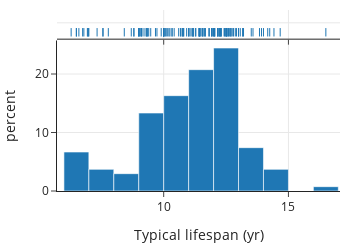

Notebook code cell kept with this figure:
### Markdown cell above
Visual displays of a feature can help us see patterns in observations; they are often much better than direct examination of the numbers or strings themselves. 
The simple rug plot locates each observation as a "yarn" in a
"rug" along an axis. The rug plot can be useful when we have a handful of observations,
but it soon gets difficult to distinguish high-density (most populated) regions
with, say, even 100 values. The following figure shows a rug plot with about 150 longevity values for dog breeds along the top of a histogram:

### Code cell
px.histogram(dogs, x="longevity", marginal="rug", nbins=20,
             histnorm='percent', width=350, height=250,
             labels={'longevity':'Typical lifespan (yr)'},
            )

### Figure 1 — Plotly figure (JSON) as saved in the notebook; plotly's stock layout.template omitted (floating-point values rounded to 4 significant figures; data arrays with more than 128 entries replaced by an {"elided": "..."} marker saying what was removed)
{"data": [{"alignmentgroup": "True", "bingroup": "x", "histnorm": "percent", "hovertemplate": "Typical lifespan (yr)=%{x}<br>percent=%{y}<extra></extra>", "legendgroup": "", "marker": {"color": "#1F77B4", "pattern": {"shape": ""}}, "name": "", "nbinsx": 20, "offsetgroup": "", "orientation": "v", "showlegend": false, "type": "histogram", "x": {"elided": "172 float values"}, "xaxis": "x", "yaxis": "y"}, {"alignmentgroup": "True", "boxpoints": "all", "fillcolor": "rgba(255,255,255,0)", "hoveron": "points", "hovertemplate": "Typical lifespan (yr)=%{x}<extra></extra>", "jitter": 0, "legendgroup": "", "line": {"color": "rgba(255,255,255,0)"}, "marker": {"color": "#1F77B4", "symbol": "line-ns-open"}, "name": "", "offsetgroup": "", "showlegend": false, "type": "box", "x": {"elided": "172 float values"}, "xaxis": "x2", "yaxis": "y2"}], "layout": {"barmode": "relative", "height": 250, "legend": {"tracegroupgap": 0}, "width": 350, "xaxis": {"anchor": "y", "autorange": true, "domain": [0, 1], "range": [5.723, 17.07], "title": {"text": "Typical lifespan (yr)"}, "type": "linear"}, "xaxis2": {"anchor": "y2", "autorange": true, "domain": [0, 1], "matches": "x", "range": [5.723, 17.07], "showticklabels": false, "type": "linear"}, "yaxis": {"anchor": "x", "autorange": true, "domain": [0, 0.8316], "range": [0, 25.73], "title": {"text": "percent"}}, "yaxis2": {"anchor": "x2", "autorange": true, "domain": [0.8416, 1], "matches": "y2", "range": [-0.6169, 0.5], "showline": false, "showticklabels": false, "ticks": "", "type": "category"}}}
